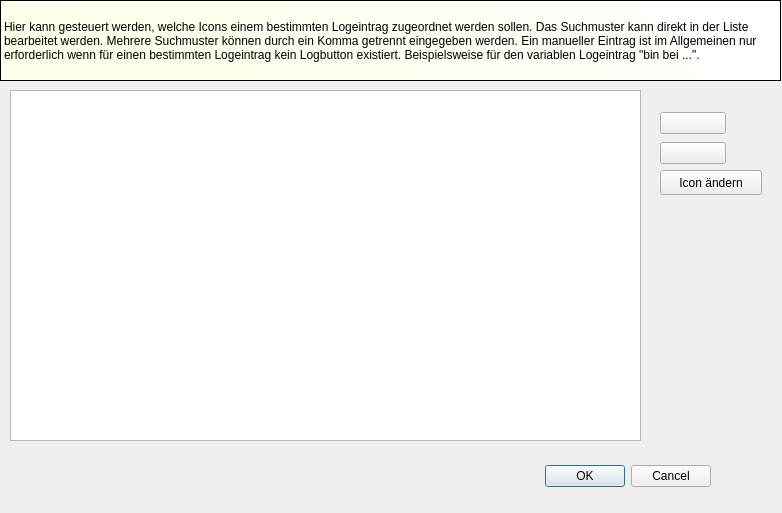
<?xml version="1.0" encoding="UTF-8"?>
<ui version="4.0">
 <class>LogIdentifierView</class>
 <widget class="QDialog" name="LogIdentifierView">
  <property name="geometry">
   <rect>
    <x>0</x>
    <y>0</y>
    <width>782</width>
    <height>513</height>
   </rect>
  </property>
  <property name="windowTitle">
   <string>Logtexterkennung konfigurieren</string>
  </property>
  <widget class="QDialogButtonBox" name="buttonBox">
   <property name="geometry">
    <rect>
     <x>370</x>
     <y>460</y>
     <width>341</width>
     <height>32</height>
    </rect>
   </property>
   <property name="orientation">
    <enum>Qt::Horizontal</enum>
   </property>
   <property name="standardButtons">
    <set>QDialogButtonBox::Cancel|QDialogButtonBox::Ok</set>
   </property>
  </widget>
  <widget class="QTreeView" name="treeView">
   <property name="geometry">
    <rect>
     <x>10</x>
     <y>90</y>
     <width>631</width>
     <height>351</height>
    </rect>
   </property>
  </widget>
  <widget class="QPushButton" name="pushButtonChangeIcon">
   <property name="geometry">
    <rect>
     <x>660</x>
     <y>170</y>
     <width>102</width>
     <height>25</height>
    </rect>
   </property>
   <property name="toolTip">
    <string>Icon ändern</string>
   </property>
   <property name="text">
    <string>Icon ändern</string>
   </property>
  </widget>
  <widget class="QWidget" name="layoutWidget">
   <property name="geometry">
    <rect>
     <x>660</x>
     <y>110</y>
     <width>66</width>
     <height>56</height>
    </rect>
   </property>
   <layout class="QVBoxLayout" name="verticalLayout">
    <item>
     <widget class="QPushButton" name="pushButtonAdd">
      <property name="toolTip">
       <string>Logtext-Erkennung hinzufügen</string>
      </property>
      <property name="text">
       <string/>
      </property>
     </widget>
    </item>
    <item>
     <widget class="QPushButton" name="pushButtonRemove">
      <property name="toolTip">
       <string>Logtext-Erkennung entfernen</string>
      </property>
      <property name="text">
       <string/>
      </property>
     </widget>
    </item>
   </layout>
  </widget>
  <widget class="QLabel" name="label">
   <property name="geometry">
    <rect>
     <x>0</x>
     <y>0</y>
     <width>781</width>
     <height>81</height>
    </rect>
   </property>
   <property name="autoFillBackground">
    <bool>false</bool>
   </property>
   <property name="styleSheet">
    <string>background-color: qlineargradient(spread:pad, x1:0.079, y1:0.0796818, x2:1, y2:0, stop:0 rgba(255, 255, 234, 255), stop:1 rgba(255, 255, 255, 255));</string>
   </property>
   <property name="frameShape">
    <enum>QFrame::StyledPanel</enum>
   </property>
   <property name="frameShadow">
    <enum>QFrame::Sunken</enum>
   </property>
   <property name="lineWidth">
    <number>2</number>
   </property>
   <property name="text">
    <string>Hier kann gesteuert werden, welche Icons einem bestimmten Logeintrag zugeordnet werden sollen. Das Suchmuster kann direkt in der Liste bearbeitet werden. Mehrere Suchmuster können durch ein Komma getrennt eingegeben werden. Ein manueller Eintrag ist im Allgemeinen nur erforderlich wenn für einen bestimmten Logeintrag kein Logbutton existiert. Beispielsweise für den variablen Logeintrag &quot;bin bei ...&quot;.</string>
   </property>
   <property name="scaledContents">
    <bool>false</bool>
   </property>
   <property name="wordWrap">
    <bool>true</bool>
   </property>
  </widget>
 </widget>
 <resources/>
 <connections>
  <connection>
   <sender>buttonBox</sender>
   <signal>accepted()</signal>
   <receiver>LogIdentifierView</receiver>
   <slot>accept()</slot>
   <hints>
    <hint type="sourcelabel">
     <x>248</x>
     <y>254</y>
    </hint>
    <hint type="destinationlabel">
     <x>157</x>
     <y>274</y>
    </hint>
   </hints>
  </connection>
  <connection>
   <sender>buttonBox</sender>
   <signal>rejected()</signal>
   <receiver>LogIdentifierView</receiver>
   <slot>reject()</slot>
   <hints>
    <hint type="sourcelabel">
     <x>316</x>
     <y>260</y>
    </hint>
    <hint type="destinationlabel">
     <x>286</x>
     <y>274</y>
    </hint>
   </hints>
  </connection>
 </connections>
</ui>
